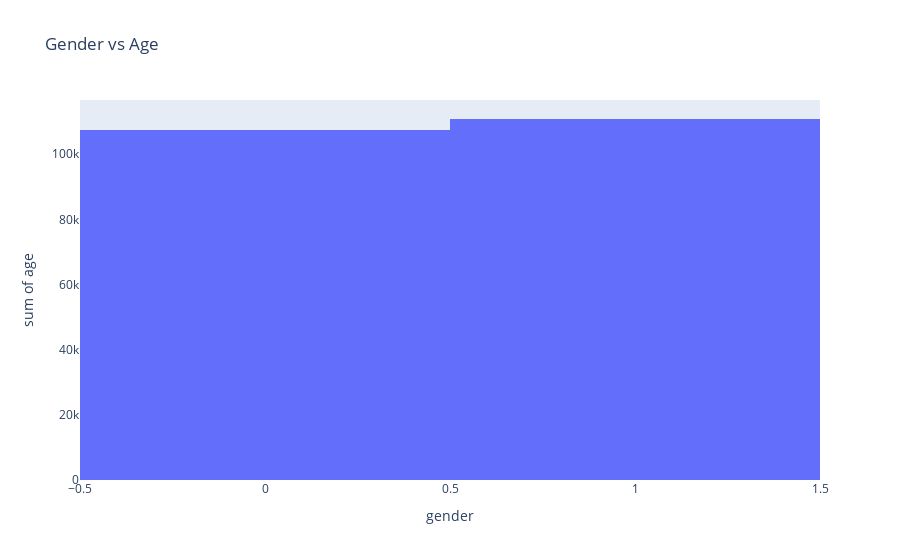

Notebook code cell kept with this figure:
### Markdown cell above
### Speed Dating - Part 4 ###

Let's finalize our project by adding some interactivity to it ! Try using Plotly to make at least one interactive graph.

In the end of the afternoon, some of you will present their visualizations in front of the class. Your teacher will give you detail about the organization.

The aim is to share your findings with your classmates and practice your presentation skills : don't hesitate to make it dynamic and fun !

To finish, if you'd like to see many code examples and EDAs of this dataset, you can visit this page

### Code cell
fig = px.histogram(sd_clean, x='gender', y='age', title='Gender vs Age', labels={'x':'gender', 'y':'age'})

if not os.path.exists("API/static/images"):
    os.mkdir("API/static/images")

fig.write_image("API/static/images/fig1.png")
fig.show()

### Figure 1 — Plotly figure (JSON) as saved in the notebook; plotly's stock layout.template omitted (floating-point values rounded to 4 significant figures; data arrays with more than 128 entries replaced by an {"elided": "..."} marker saying what was removed)
{"data": [{"alignmentgroup": "True", "bingroup": "x", "histfunc": "sum", "hovertemplate": "gender=%{x}<br>sum of age=%{y}<extra></extra>", "legendgroup": "", "marker": {"color": "#636efa"}, "name": "", "offsetgroup": "", "orientation": "v", "showlegend": false, "type": "histogram", "x": {"elided": "8378 int values"}, "xaxis": "x", "y": {"elided": "8378 int values"}, "yaxis": "y"}], "layout": {"barmode": "relative", "legend": {"tracegroupgap": 0}, "title": {"text": "Gender vs Age"}, "xaxis": {"anchor": "y", "domain": [0, 1], "title": {"text": "gender"}}, "yaxis": {"anchor": "x", "domain": [0, 1], "title": {"text": "sum of age"}}}}
